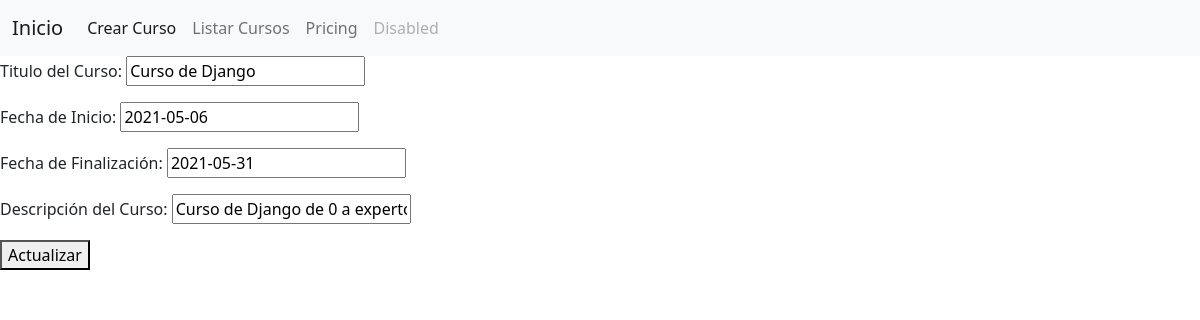
The app's page /cursos/editar_curso/1, older data.
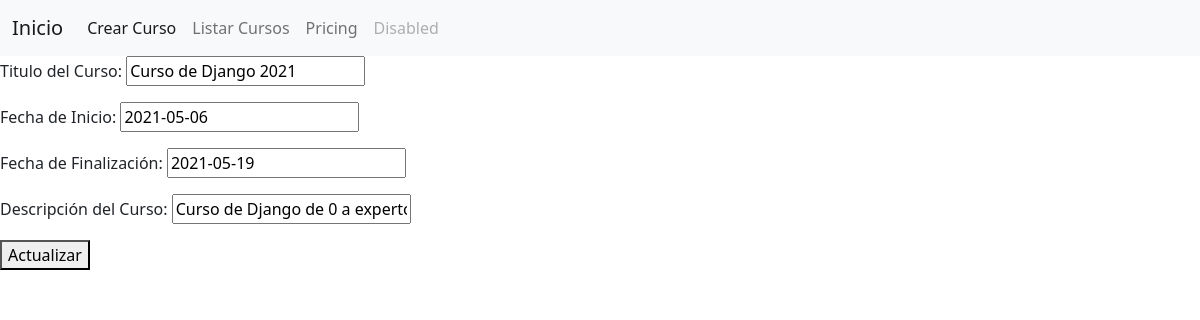
The same page, newer data.
### apps/cursos/models.py (models this page shows, shortened)
class Curso(models.Model):
    id = models.AutoField(primary_key = True)
    titulo = models.CharField('Titulo del Curso', max_length=50)
    fecha_inicio = models.DateField('Fecha de Inicio', max_length=50)
    fecha_termino = models.DateField('Fecha de Finalización', max_length=50)
    descripcion = models.CharField('Descripción del Curso', max_length=50)
    class Meta:
        verbose_name = 'Curso'
        verbose_name_plural = 'Cursos'

### apps/cursos/views.py (the view)
# urls.py: path('editar_curso/<int:id>', editarCurso, name='editar_curso'),
def editarCurso(request, id):
    curso_form = None
    error = None
    try:
        curso = Curso.objects.get(id=id)
        if request.method == 'GET':
            curso_form = CursoForm(instance=curso)
        else:
            curso_form = CursoForm(request.POST, instance=curso)
            if curso_form.is_valid():
                curso_form.save()
                return redirect('/cursos/listar_cursos')
    except ObjectDoesNotExist as e:
        error = e
    return render(request, 'cursos/editar_curso.html', {'curso_form': curso_form, 'error': error})

### apps/cursos/forms.py
class CursoForm(forms.ModelForm):
    class Meta:
        model = Curso
        fields = '__all__'

### templates/cursos/editar_curso.html (shortened to what this page needs)
{% extends 'index.html' %}
{% block body %}
    {% if error %}
        <p>{{ error }}</p>
    {% else %}
        <form method="POST">
            {{ curso_form.as_p }}
            <button type="submit">Actualizar</button>
        </form>
    {% endif %}
{% endblock body %}

Row changes from the older to the newer data that the page shows:
changed Curso: titulo "Curso de Django" → "Curso de Django 2021"; fecha_termino "2021-05-31" → "2021-05-19"
